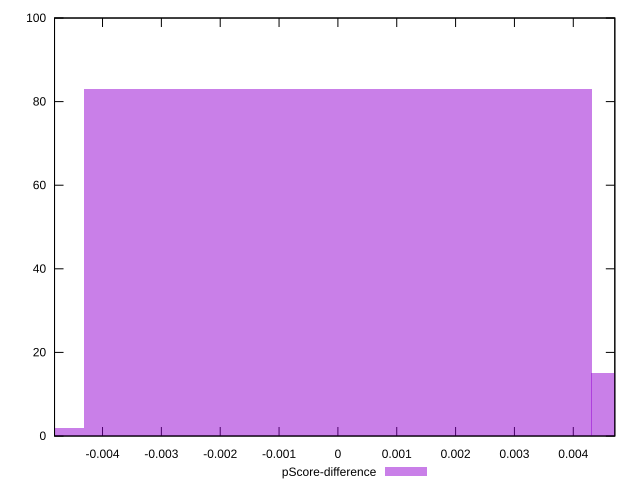

Generate this figure with gnuplot:
reset

$pScoreDifference <<EOF
0 83
0.008619356614412956 15
-0.008619356614412956 2
EOF

set key outside below
set boxwidth 0.008619356614412956
set xrange [-0.00481556685474897:0.0047059813906465495]
set yrange [0:100]
set trange [0:100]
set style fill transparent solid 0.5 noborder
set terminal svg size 640, 490 enhanced background rgb 'white'
set output "report_00009_2021-02-08T22-37-41.559Z/cumulative-layout-shift/samples/pages/pScore-difference/histogram.svg"

plot $pScoreDifference title "pScore-difference" with boxes

reset
